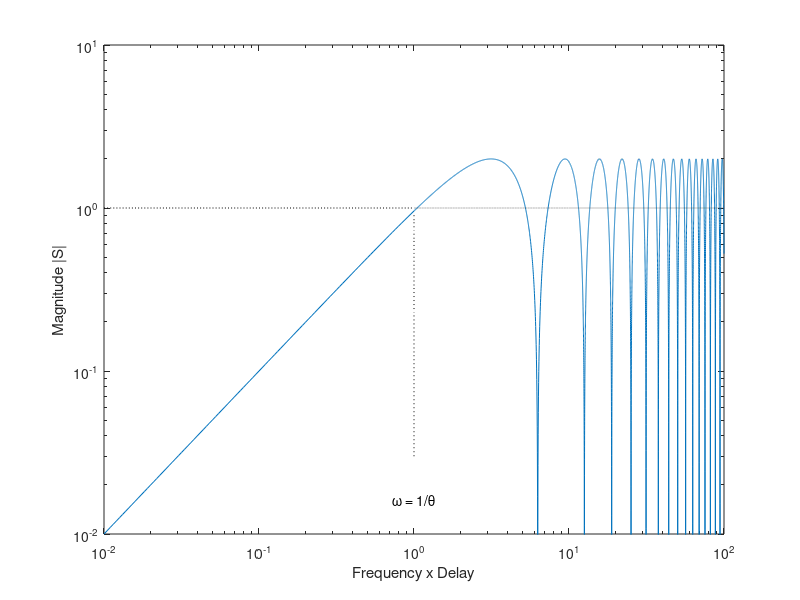

This figure's MATLAB source:
% Figure 5.6: "Ideal" sensitivity function for a plant with delay
%
% Copyright 1996-2003 Sigurd Skogestad & Ian Postlethwaite
% $Id: Fig5_6.m,v 1.4 2004/02/03 14:12:00 vidaral Exp $
clear all; close all;

% Plot L when the ideal T is a delay
w1 = logspace(-2, 0, 101);
w2 = logspace(0, 1, 1001);
w3 = logspace(1, 2, 10001);
omegax=[w1 w2 w3];
theta=1;

s_g=1-exp(-theta*j*omegax');
z(1:length(omegax'))=1;
mags_g=abs(s_g);

l1=3e-2:1e-1:1/theta;
one(1:length(l1))=1;

loglog(omegax',mags_g,omegax',z,':k',one,l1,':k');
axis([.01 100 .01 10]);
xlabel('Frequency x Delay');
ylabel('Magnitude |S|');
text(1/theta,1.5e-2,'\omega = 1/\theta',     'VerticalAlignment', 'bottom',...
                           'HorizontalAlignment', 'center');
